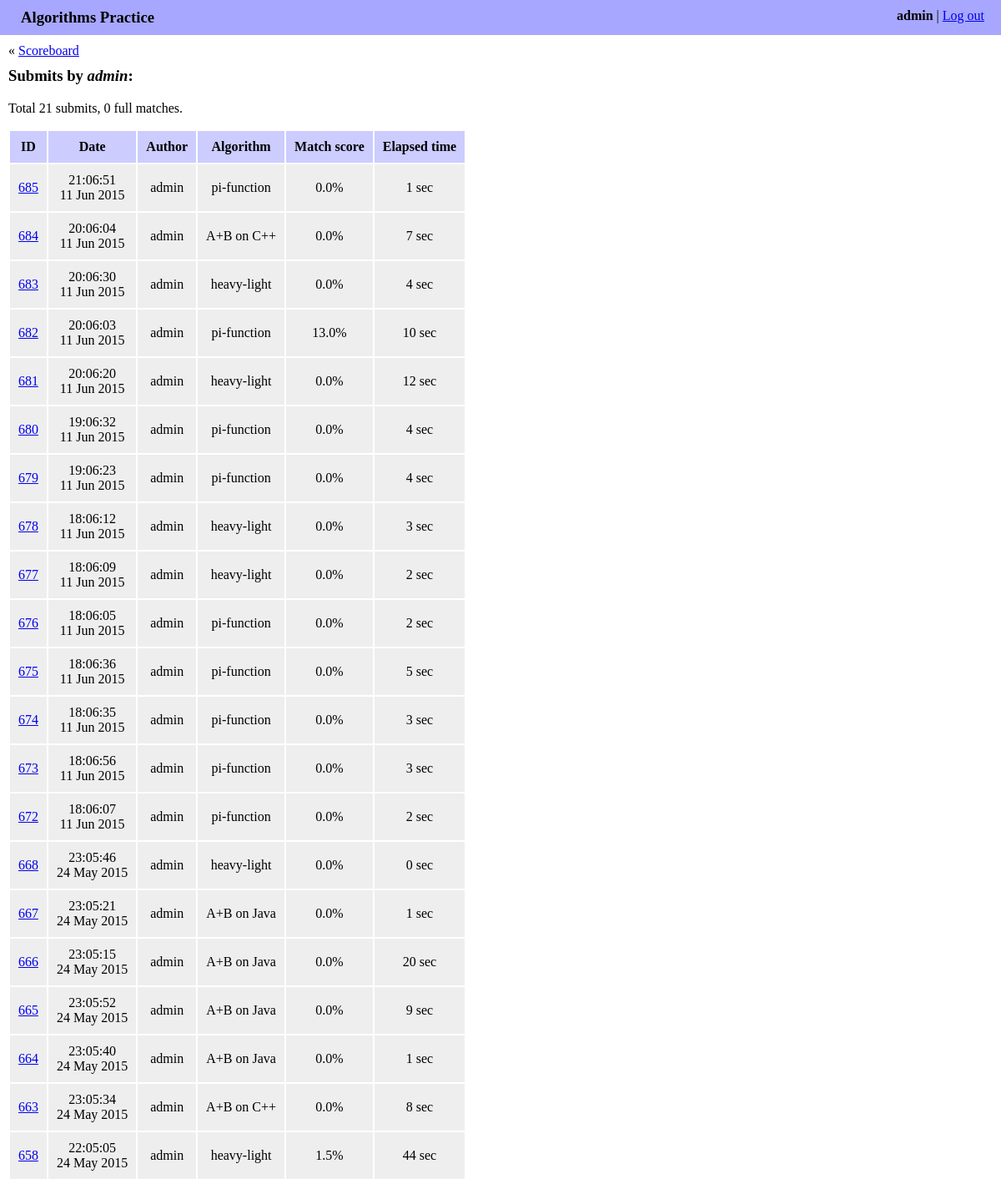
The page /history/admin/ (signed in) on the database its author committed.
### algo/models.py (models this page shows, shortened)
class Submit(models.Model):
    algorithm = models.ForeignKey(Algorithm)
    author = models.ForeignKey(User)
    date = models.DateTimeField(auto_now_add=True)
    elapsed_seconds = models.IntegerField()
    source_code = models.TextField()
    score = models.FloatField()

class Algorithm(models.Model):
    name = models.CharField(max_length=255)
    slug = models.SlugField(max_length=60)
    language = models.ForeignKey(Language)
    source_code = models.TextField()
    def __str__(self):
        return self.name

### algo/views.py (the view)
# urls.py: url(r'^history/(?P<author_username>[\w-]+)/$',
@login_required
def history(request, author_username, algorithm_slug=None):
    author = get_object_or_404(User, username=author_username)
    if algorithm_slug is not None:
        algorithm = get_object_or_404(Algorithm, slug=algorithm_slug)
        submits = Submit.objects.filter(author=author, algorithm=algorithm)
    else:
        algorithm = None
        submits = Submit.objects.filter(author=author)
    submits = submits.order_by('-pk')
    full_matches_count = sum(1 for item in submits
                             if abs(item.score - 100) < EPS)
    return render(request, 'algo/history.html', {
        'algorithm': algorithm,
        'author': author,
        'full_matches_count': full_matches_count,
        'submits': submits,
    })

### algo/templates/algo/history.html (shortened to what this page needs)
{% extends "algo/base.html" %}
{% load staticfiles %}
{% block content %}
<div class="navigation_box">
    &laquo; <a href="{% url 'algo:index' %}">Scoreboard</a>
</div>
<h3>
    Submits
    by <i>{{ author.username }}</i>:
</h3>
<p>
    Total {{ submits|length }} submit{{ submits|length|pluralize }},
    {{ full_matches_count }} full match{{ full_matches_count|pluralize:"es" }}.
</p>
{% if submits %}
<table class="history_table">
    <thead>
        <th>ID</th>
        <th>Date</th>
        <th>Author</th>
        <th>Algorithm</th>
        <th>Match score</th>
        <th>Elapsed time</th>
    </thead>
    <tbody>
        {% for submit in submits %}
        <tr>
            <td>
                <a href="{% url 'algo:show_submit' submit.author.username submit.algorithm.slug submit.id %}">
                    {{ submit.id }}
                </a>
            </td>
            <td>
                {{ submit.date|date:"H:m:s" }}<br />
                {{ submit.date|date:"d M Y" }}
            </td>
            <td>{{ submit.author }}</td>
            <td>{{ submit.algorithm }}</td>
            <td>{{ submit.score|floatformat:1 }}%</td>
            <td>{{ submit.elapsed_seconds }} sec</td>
        </tr>
        {% endfor %}
    </tbody>
</table>
{% endif %}
{% endblock %}

### algo/templates/algo/base.html (shortened to what this page needs)
<!DOCTYPE html>
<html>
    <head>
        {% load staticfiles %}
        <link rel="stylesheet" href="{% static 'algo/style.css' %}">
    </head>
    <body>
        <div class="account_bar">
            <div class="account_info">
                <b>{{ request.user.username }}</b> | <a href="{% url 'logout' %}">Log out</a>
            </div>
            <div class="site_title">Algorithms Practice</div>
        </div>
        <div class="content">
        {% block content %}{% endblock %}
        </div>
    </body>
</html>

### algo/static/algo/style.css (style rules this page uses)
body { margin: 0; }
.account_bar { background-color: #a7a7ff; padding: 10px 20px 10px 25px; }
.account_info { float: right; }
.site_title { font-size: 14pt; font-weight: bold; }
.content { margin: 10px; }
h3 { margin-top: 10px; }
.history_table { text-align: center; }
.history_table th { background-color: #ccf; padding: 10px; }
.history_table td { background-color: #eee; padding: 10px; }

### rows shown on the page
Submit: id "685", date "21:06:51", date "11 Jun 2015", author "admin", algorithm "pi-function", score "0.0", elapsed_seconds "1"
Submit: id "684", date "20:06:04", date "11 Jun 2015", author "admin", algorithm "A+B on C++", score "0.0", elapsed_seconds "7"
Submit: id "683", date "20:06:30", date "11 Jun 2015", author "admin", algorithm "heavy-light", score "0.0", elapsed_seconds "4"
Submit: id "682", date "20:06:03", date "11 Jun 2015", author "admin", algorithm "pi-function", score "13.0", elapsed_seconds "10"
Submit: id "681", date "20:06:20", date "11 Jun 2015", author "admin", algorithm "heavy-light", score "0.0", elapsed_seconds "12"
Submit: id "680", date "19:06:32", date "11 Jun 2015", author "admin", algorithm "pi-function", score "0.0", elapsed_seconds "4"
Submit: id "679", date "19:06:23", date "11 Jun 2015", author "admin", algorithm "pi-function", score "0.0", elapsed_seconds "4"
Submit: id "678", date "18:06:12", date "11 Jun 2015", author "admin", algorithm "heavy-light", score "0.0", elapsed_seconds "3"
Submit: id "677", date "18:06:09", date "11 Jun 2015", author "admin", algorithm "heavy-light", score "0.0", elapsed_seconds "2"
Submit: id "676", date "18:06:05", date "11 Jun 2015", author "admin", algorithm "pi-function", score "0.0", elapsed_seconds "2"
Submit: id "675", date "18:06:36", date "11 Jun 2015", author "admin", algorithm "pi-function", score "0.0", elapsed_seconds "5"
Submit: id "674", date "18:06:35", date "11 Jun 2015", author "admin", algorithm "pi-function", score "0.0", elapsed_seconds "3"
Submit: id "673", date "18:06:56", date "11 Jun 2015", author "admin", algorithm "pi-function", score "0.0", elapsed_seconds "3"
Submit: id "672", date "18:06:07", date "11 Jun 2015", author "admin", algorithm "pi-function", score "0.0", elapsed_seconds "2"
Submit: id "668", date "23:05:46", date "24 May 2015", author "admin", algorithm "heavy-light", score "0.0", elapsed_seconds "0"
Submit: id "667", date "23:05:21", date "24 May 2015", author "admin", algorithm "A+B on Java", score "0.0", elapsed_seconds "1"
Submit: id "666", date "23:05:15", date "24 May 2015", author "admin", algorithm "A+B on Java", score "0.0", elapsed_seconds "20"
Submit: id "665", date "23:05:52", date "24 May 2015", author "admin", algorithm "A+B on Java", score "0.0", elapsed_seconds "9"
Submit: id "664", date "23:05:40", date "24 May 2015", author "admin", algorithm "A+B on Java", score "0.0", elapsed_seconds "1"
Submit: id "663", date "23:05:34", date "24 May 2015", author "admin", algorithm "A+B on C++", score "0.0", elapsed_seconds "8"
Submit: id "658", date "22:05:05", date "24 May 2015", author "admin", algorithm "heavy-light", score "1.5", elapsed_seconds "44"

### other values the page prints
{{ request.user.username }} "admin"
{{ author.username }} "admin"
{{ submits|length }} "21"
{{ full_matches_count }} "0"
